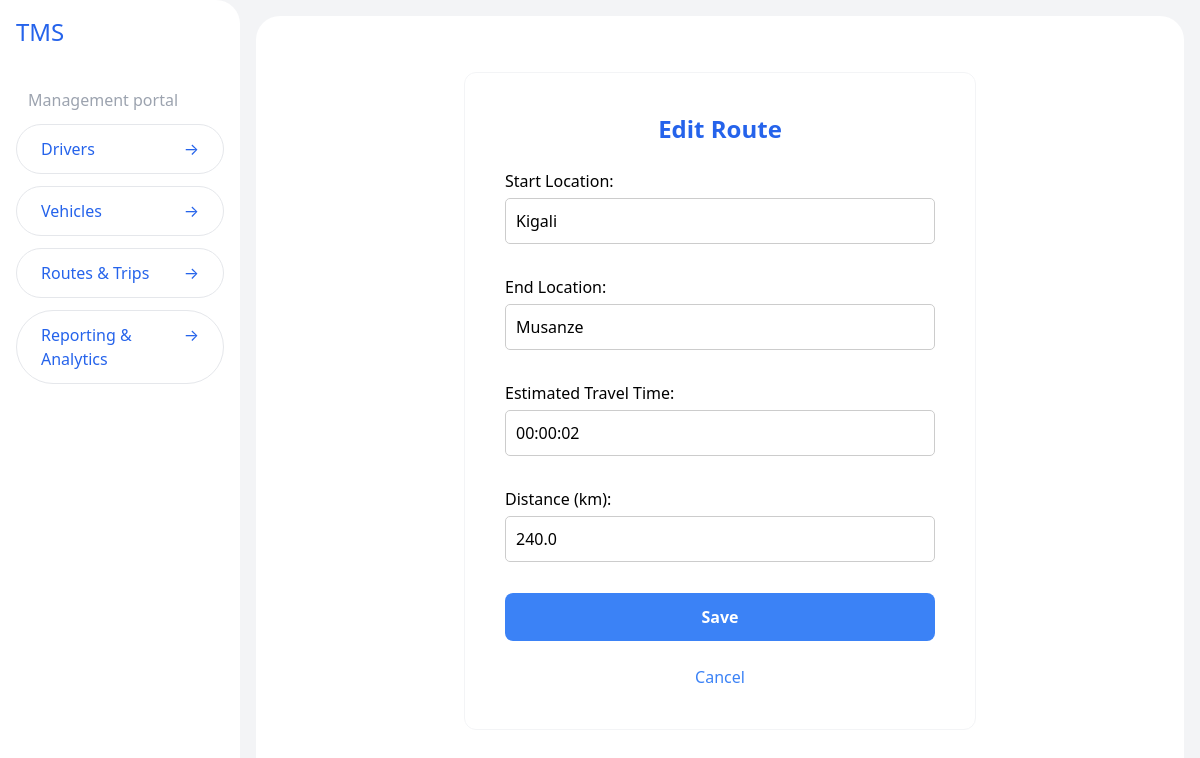
The page /routes/edit/1/ on the database as committed earlier.
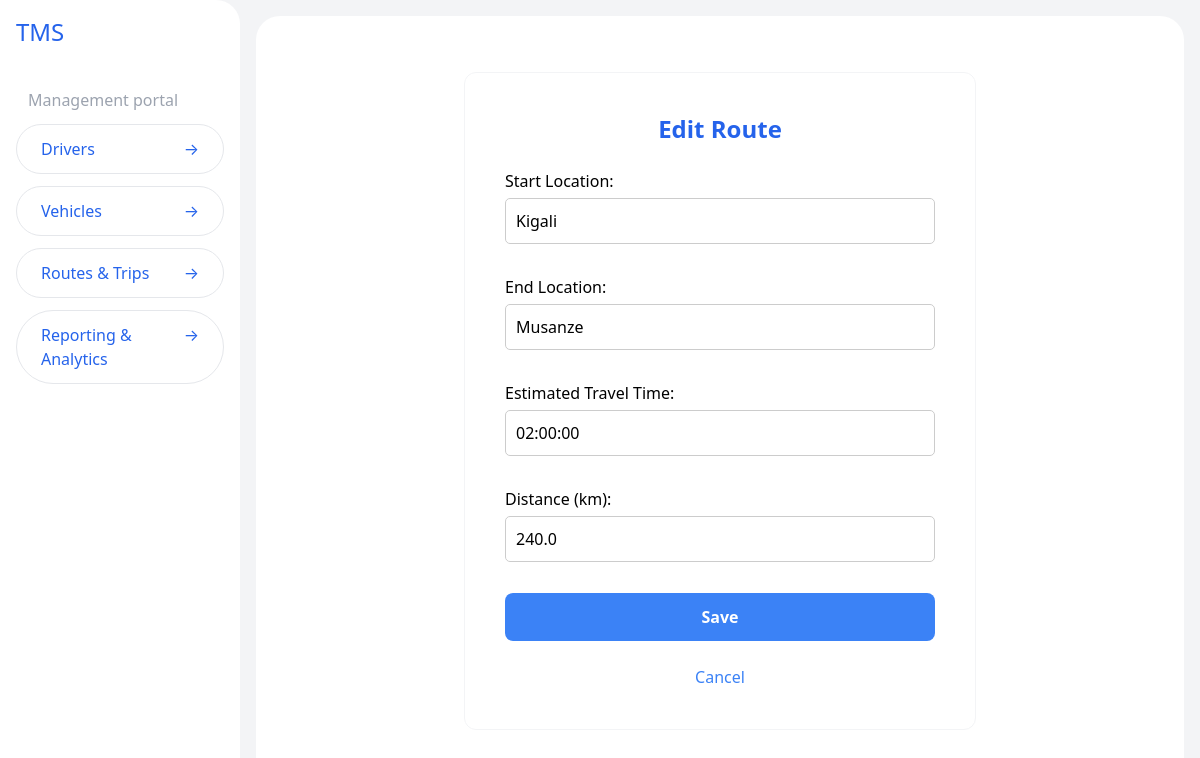
The same page on the database as committed later.
### routes/models.py (models this page shows, shortened)
class Route(models.Model):
  start_location = models.CharField(max_length=100)
  end_location = models.CharField(max_length=100)
  estimated_travel_time = models.DurationField()
  distance = models.FloatField()

### routes/views.py (the view)
# urls.py: path('edit/<int:route_id>/', edit_route, name='edit-route'),
def edit_route(request, route_id):
  route = get_object_or_404(Route, id=route_id)
  if request.method == 'POST':
    form = RouteForm(request.POST, instance=route)
    if form.is_valid():
      form.save()
      return redirect('route-details', route_id=route.id)
  else:
    form = RouteForm(instance=route)
  return render(request, 'edit-route.html', {'form': form, 'route': route})

### routes/forms.py
class RouteForm(forms.ModelForm):
  class Meta:
    model = Route
    fields = '__all__'
    widgets = {
      'estimated_travel_time': forms.TimeInput(format='%H:%M:%S'),
    }
    labels = {
      'route_name': 'Route Name',
      'start_location': 'Start Location',
      'end_location': 'End Location',
      'estimated_travel_time': 'Estimated Travel Time',
      'distance': 'Distance (km)',
      'vehicles': 'Assign Vehicles',
    }

### routes/templates/edit-route.html (shortened to what this page needs)
{% extends "layout.html" %}
{% block content %}
<div class="max-w-lg mx-auto bg-white p-10 rounded-xl border border-gray-100 mt-10">
  <h1 class="text-2xl font-semibold text-blue-600 mb-6 text-center">Edit Route</h1>
  <form method="post" class="space-y-4 form-container">
    {{ form.as_p }}
    <button type="submit" class="w-full py-3 bg-blue-500 text-white font-bold rounded-lg hover:bg-blue-400 transition-all duration-300">Save</button>
  </form>
  <a href="{% url 'routes-list' %}" class="block text-blue-500 text-center mt-6 hover:underline">Cancel</a>
</div>
{% endblock %}

Rows that differ between the two databases and show on the page:
changed Route "Kigali": estimated_travel_time "00:00:02" → "02:00:00"
